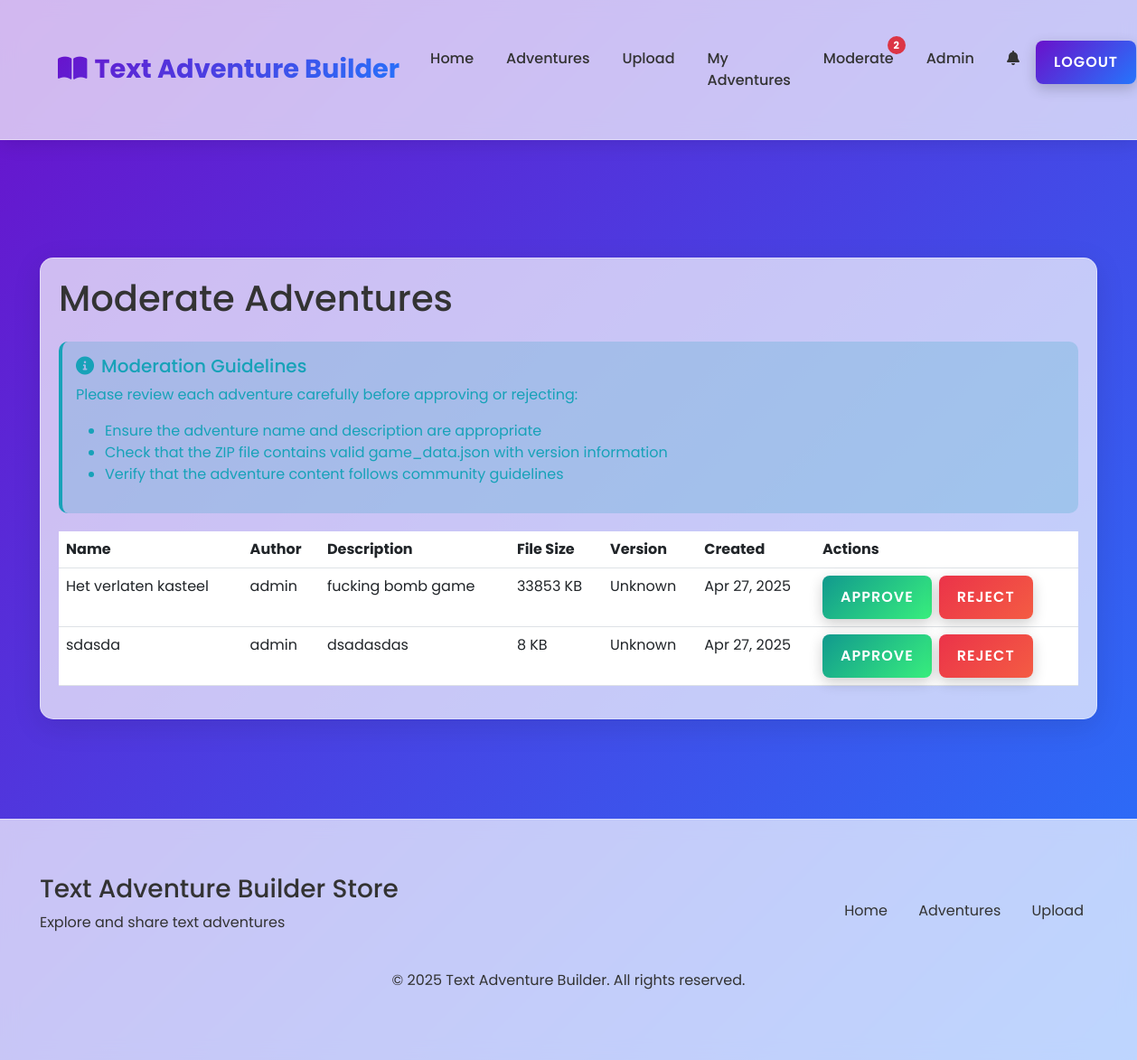
Screenshot of /moderate (signed in) with the database file from the repository.
### tables this page shows
CREATE TABLE adventures (
    id INTEGER PRIMARY KEY AUTOINCREMENT,
    name TEXT NOT NULL,
    description TEXT NOT NULL,
    author_id INTEGER NOT NULL,
    creation_date TIMESTAMP DEFAULT CURRENT_TIMESTAMP,
    file_path TEXT NOT NULL,
    file_size INTEGER NOT NULL,
    version_compat TEXT NOT NULL,
    approved INTEGER DEFAULT 0,
    downloads INTEGER DEFAULT 0,
    FOREIGN KEY (author_id) REFERENCES users (id)
);

CREATE TABLE users (
    id INTEGER PRIMARY KEY AUTOINCREMENT,
    username TEXT UNIQUE NOT NULL,
    email TEXT UNIQUE NOT NULL,
    password TEXT NOT NULL,
    role TEXT NOT NULL,
    created_at TIMESTAMP DEFAULT CURRENT_TIMESTAMP,
    last_login TIMESTAMP
);

### app.py (the view)
@app.route('/moderate')
@moderator_required
def moderate():
    conn = get_db_connection()
    pending = conn.execute('''
        SELECT a.id, a.name, a.description, u.username as author, a.creation_date,
               a.file_size, a.version_compat
        FROM adventures a
        JOIN users u ON a.author_id = u.id
        WHERE a.approved = 0
        ORDER BY a.creation_date ASC
    ''').fetchall()
    processed_pending = []
    for adventure in pending:
        adv_dict = dict(adventure)
        adv_dict['creation_date'] = parse_datetime(adv_dict['creation_date'])
        processed_pending.append(adv_dict)
    if 'user_id' in session:
        conn.execute('''
            UPDATE notifications
            SET is_read = 1
            WHERE user_id = ? AND type = 'moderation'
        ''', (session['user_id'],))
        conn.commit()
    conn.close()
    return render_template('moderate.html', pending=processed_pending)

### app.py (called while the page is built)
def get_db_connection():
    conn = sqlite3.connect(app.config['DATABASE'])
    conn.row_factory = sqlite3.Row
    return conn

def parse_datetime(date_string):
    if not date_string:
        return None
    try:
        return datetime.datetime.strptime(date_string, '%Y-%m-%d %H:%M:%S.%f')
    except ValueError:
        try:
            return datetime.datetime.strptime(date_string, '%Y-%m-%d %H:%M:%S')
        except (ValueError, TypeError):
            app.logger.warning(f"Could not parse date string: {date_string}. Returning as is.")
            return date_string # Return original string if parsing fails completely

def moderator_required(f):
    @wraps(f)
    def decorated_function(*args, **kwargs):
        if 'user_id' not in session:
            flash('Please log in to access this page', 'error')
            return redirect(url_for('login', next=request.url))
        conn = get_db_connection()
        user = conn.execute('SELECT role FROM users WHERE id = ?', (session['user_id'],)).fetchone()
        conn.close()
        if user['role'] not in ['admin', 'moderator']:
            flash('You do not have permission to access this page', 'error')
            return redirect(url_for('index'))
        return f(*args, **kwargs)
    return decorated_function

def get_site_settings():
    conn = get_db_connection()
    settings = {}
    for row in conn.execute('SELECT setting_name, setting_value FROM site_settings').fetchall():
        settings[row['setting_name']] = row['setting_value']
    conn.close()
    return settings

def get_pending_moderation_count():
    if 'user_id' not in session:
        return 0
    conn = get_db_connection()
    user = conn.execute('SELECT role FROM users WHERE id = ?', (session['user_id'],)).fetchone()
    if user and user['role'] in ['admin', 'moderator']:
        count = conn.execute('SELECT COUNT(*) as count FROM adventures WHERE approved = 0').fetchone()['count']
    else:
        count = 0
    conn.close()
    return count

@app.context_processor
def inject_settings():
    settings = get_site_settings()
    pending_count = get_pending_moderation_count()
    return dict(settings=settings, pending_moderation_count=pending_count)

### templates/moderate.html (shortened to what this page needs)
{% extends 'base.html' %}
{% block content %}
<section class="mt-4 fade-in">
    <div class="glass-panel">
        <h1 class="mb-4">Moderate Adventures</h1>
        {% if pending %}
            <div class="alert alert-info">
                <h5><i class="fas fa-info-circle me-2"></i>Moderation Guidelines</h5>
                <p>Please review each adventure carefully before approving or rejecting:</p>
                <ul>
                    <li>Ensure the adventure name and description are appropriate</li>
                    <li>Check that the ZIP file contains valid game_data.json with version information</li>
                    <li>Verify that the adventure content follows community guidelines</li>
                </ul>
            </div>
            <div class="table-responsive">
                <table class="table">
                    <thead>
                        <tr>
                            <th>Name</th>
                            <th>Author</th>
                            <th>Description</th>
                            <th>File Size</th>
                            <th>Version</th>
                            <th>Created</th>
                            <th>Actions</th>
                        </tr>
                    </thead>
                    <tbody>
                        {% for adventure in pending %}
                            <tr>
                                <td>{{ adventure.name }}</td>
                                <td>{{ adventure.author }}</td>
                                <td>{{ adventure.description|truncate(100) }}</td>
                                <td>{{ (adventure.file_size / 1024)|int }} KB</td>
                                <td>{{ adventure.version_compat }}</td>
                                <td>{{ adventure.creation_date.strftime('%b %d, %Y') }}</td>
                                <td>
                                    <div class="d-flex gap-2">
                                        <form action="{{ url_for('moderate_adventure', adventure_id=adventure.id) }}" method="post">
                                            <button type="submit" class="btn-3d btn-success btn-sm">Approve</button>
                                        </form>
                                        <form action="{{ url_for('moderate_adventure', adventure_id=adventure.id) }}" method="post">
                                            <button type="submit" class="btn-3d btn-danger btn-sm">Reject</button>
                                        </form>
                                    </div>
                                </td>
                            </tr>
                        {% endfor %}
                    </tbody>
                </table>
            </div>
        {% else %}
            <div class="alert alert-success">
                <h5><i class="fas fa-check-circle me-2"></i>All Caught Up!</h5>
                <p>There are no adventures pending moderation at this time.</p>
            </div>
        {% endif %}
    </div>
</section>
{% endblock %}

### static/css/style.css (style rules this page uses)
:root { --primary-color: #6a11cb; --secondary-color: #2575fc; --text-color: #333; --text-light: #fff; --bg-color: #f5f7fa; --card-bg: rgba(255, 255, 255, 0.7); --card-border: rgba(255, 255, 255, 0.4); --card-shadow: rgba(0, 0, 0, 0.1); --success-color: #28a745; --danger-color: #dc3545; --warning-color: #ffc107; --info-color: #17a2b8; }
* { margin: 0; padding: 0; box-sizing: border-box; }
body { font-family: 'Poppins', sans-serif; background: var(--bg-color); color: var(--text-color); min-height: 100vh; background-image: linear-gradient(135deg, var(--primary-color) 0%, var(--secondary-color) 100%); background-attachment: fixed; transition: all 0.3s ease; }
.glass-panel { background: var(--card-bg); border-radius: 15px; backdrop-filter: blur(10px); border: 1px solid var(--card-border); box-shadow: 0 8px 32px 0 var(--card-shadow); padding: 20px; margin-bottom: 30px; transition: transform 0.3s ease, box-shadow 0.3s ease; }
.btn-3d { position: relative; display: inline-block; padding: 12px 20px; background: linear-gradient(135deg, var(--primary-color) 0%, var(--secondary-color) 100%); color: var(--text-light); border-radius: 8px; border: none; font-weight: 600; text-transform: uppercase; letter-spacing: 1px; cursor: pointer; box-shadow: 0 5px 15px rgba(0, 0, 0, 0.2); transition: all 0.3s ease; text-decoration: none; text-align: center; }
.btn-3d.btn-success { background: linear-gradient(135deg, #11998e 0%, #38ef7d 100%); }
.btn-3d.btn-danger { background: linear-gradient(135deg, #eb3349 0%, #f45c43 100%); }
.alert { border-radius: 10px; padding: 15px; margin-bottom: 20px; border: none; }
.alert-info { background-color: rgba(23, 162, 184, 0.2); border-left: 4px solid var(--info-color); color: var(--info-color); }
.fade-in { animation: fadeIn 0.5s ease forwards; }

### rows the page displays
adventures: name "Het verlaten kasteel", author "admin", description "fucking bomb game", (adventure.file_size/1024)|int "33853", version_compat "Unknown", creation_date "Apr 27, 2025"
adventures: name "sdasda", author "admin", description "dsadasdas", (adventure.file_size/1024)|int "8", version_compat "Unknown", creation_date "Apr 27, 2025"

### other values shown
{{ pending_moderation_count }} "2"
